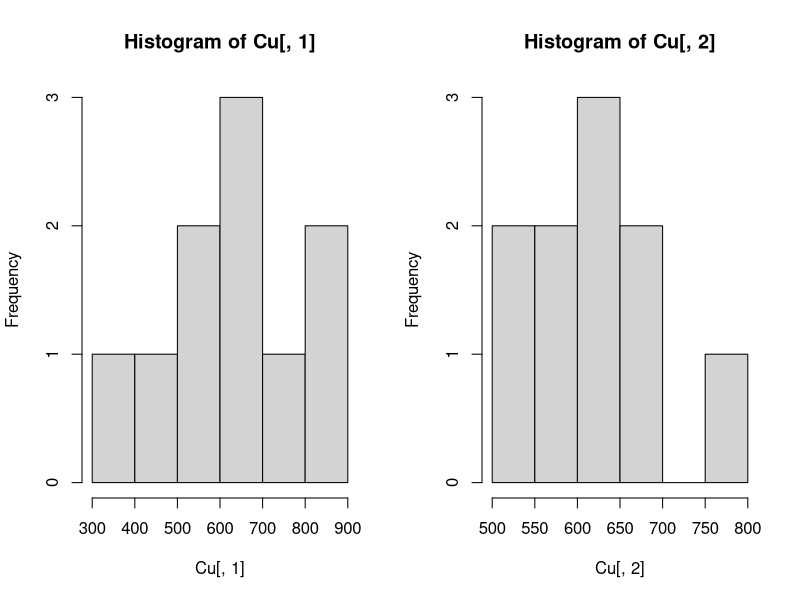
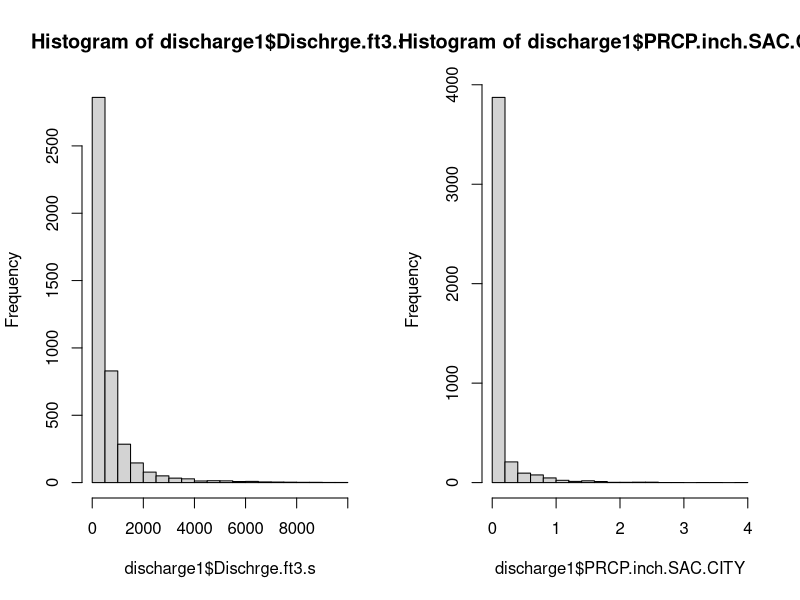
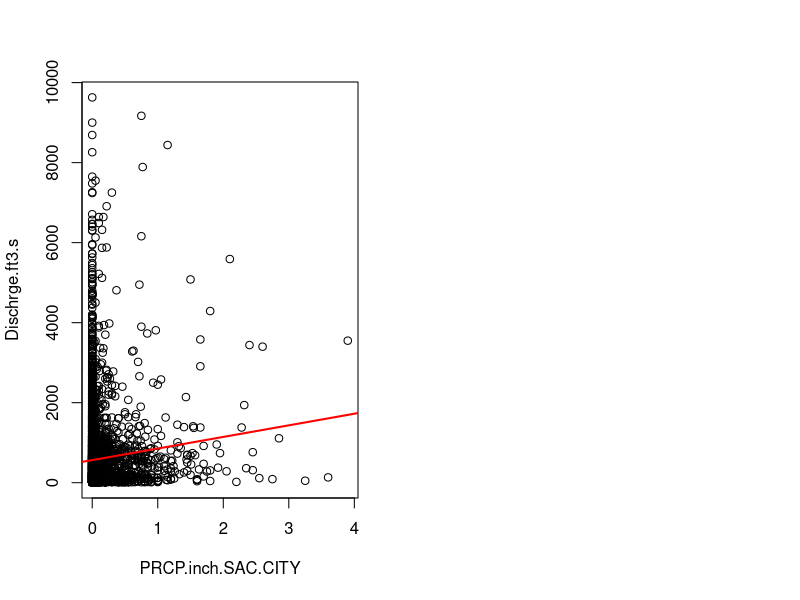

Write the R code that produced these figures, in order.
setwd('C:/Users/ping ping/Desktop/Assignment/Assignment_03_hzp')
library(ggplot2)
library(dplyr)
library(tidyr)

#Cu为某铜尾矿库0.1m和1m矿渣中的铜浓度
Cu <- read.csv('Cu.csv',header = T,encoding = "UTF-8")
colnames(Cu) <- c('0.1m','1m')

#discharge为sac city水文观测站的北浣熊河径流数据和该地的降雨量数据
discharge <- read.csv('discharge.csv',header = T)

#PRCP为rockwell city的降雨量数据
PRCP <- read.csv('ROCKWELL CITY.csv')

#数据的预处理
#discharge
discharge <- as_tibble(discharge)
discharge1 <- discharge %>%
  filter(year >= 2008) %>%
  select(Dischrge.ft3.s , PRCP.inch.SAC.CITY)
#PRCP
PRCP1 <- PRCP %>%
  mutate(year = as.numeric(substr(DATE,1,4))) %>%
  filter(year >= 2008) %>%
  select(PRCP) %>%
  mutate(f = "rockwell")

#3.7.1 铜尾矿库0.1m和1m深的矿渣中，铜浓度有差别吗
par(mfrow=c(1,2))
hist(Cu[,1])
hist(Cu[,2])
t.test(Cu[,1] , Cu[,2])
#可以认为0.1m和1m深的Cu浓度无差别

#3.7.2 sac city和同纬度的rockwell city的降雨有差别吗
#对数据进一步整理
discharge2 <- discharge1 %>%
  select(PRCP.inch.SAC.CITY) %>%
  mutate(f = "sac")
s_r <- matrix()
s_r <- discharge2
s_r[4384:8728,] <- PRCP1[1:4345,]
colnames(s_r) <- c('PRCP','f')
s_r1 <- s_r %>%
  mutate(f = as.factor(f))
#方差分析
anova_one_way3_7 <- aov(PRCP ~ f,data = s_r)
summary(anova_one_way3_7)
#可以认为两者降水无显著差异

#3.7.3 sac city的降雨量与北浣熊河径流流量之间存在线性关系吗
#两组数据的直方图
par(mfrow=c(1,2))
hist(discharge1$Dischrge.ft3.s)
hist(discharge1$PRCP.inch.SAC.CITY)
#散点图及线性拟合
plot(Dischrge.ft3.s ~ PRCP.inch.SAC.CITY,data = discharge1)
fit3_7 <- lm(Dischrge.ft3.s ~ PRCP.inch.SAC.CITY,data = discharge1)
summary(fit3_7)
abline(fit3_7,lwd = 2, col = "red")
#线性关系并不是很好

# good work 
